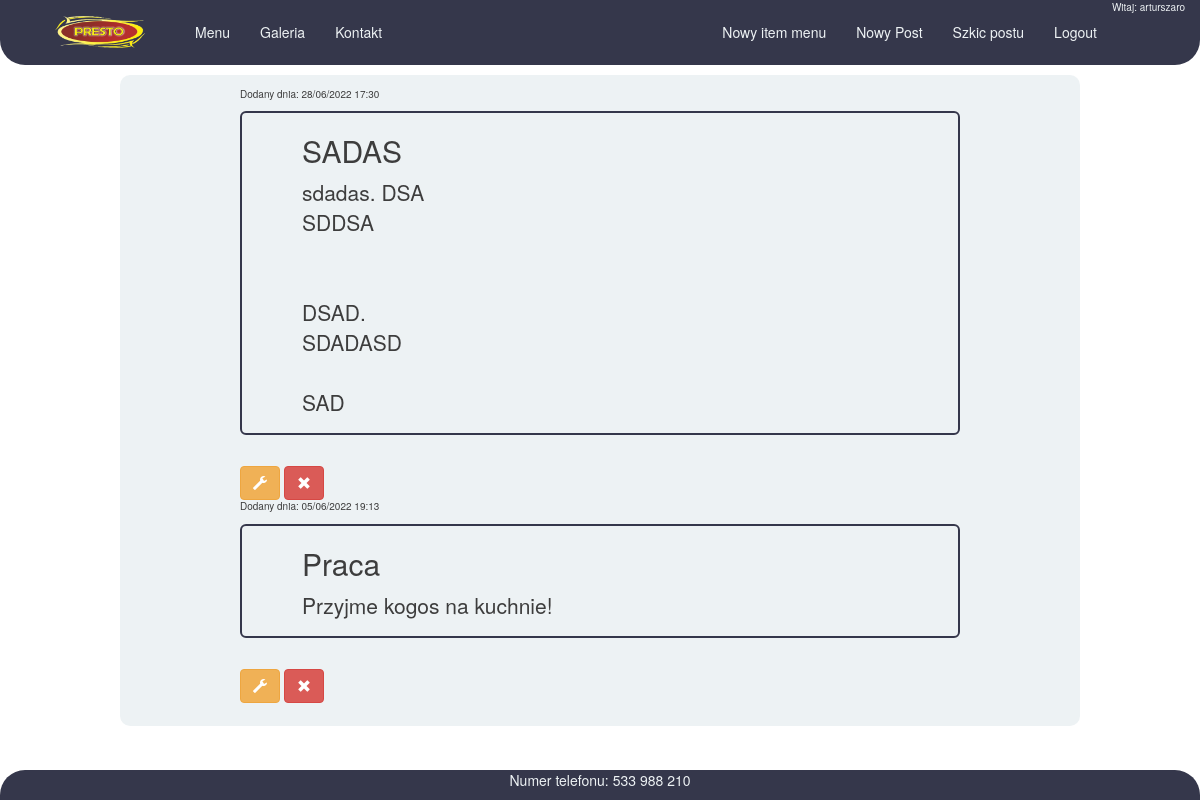
Screenshot of / (signed in) with the database file from the repository.
### PrestoApp/models.py (models this page shows, shortened)
class Post(models.Model):
    author = models.ForeignKey('auth.User', on_delete=models.CASCADE)
    title = models.CharField(max_length=200)
    text = models.TextField()
    create_date = models.DateTimeField(default=timezone.now)
    published_date = models.DateTimeField(blank=True, null=True)

### PrestoApp/views.py (the view)
# urls.py: path('',views.PostListView.as_view(), name='post_list'),
class PostListView(ListView):
    model = Post
    def get_queryset(self):
        return Post.objects.filter(published_date__lte=timezone.now()).order_by('-published_date')

### PrestoApp/templates/PrestoApp/post_list.html
{% extends "PrestoApp/base.html" %}
{% block content %}
<div>
  {% for post in post_list %}
    <div class="post">
      <div class="date">
        <p>Dodany dnia: {{post.published_date|date:"d/m/Y G:i"}}</p>
      </div>
      <div class="posttitle jumbotron">
        <h2>{{post.title}}</h2>
        <p class="post">{{post.text|linebreaksbr}}</p>
      </div>
      {%if user.is_authenticated%}
      <td><a class = 'btn btn-warning glyphicon glyphicon-wrench' href="{% url 'post_edit' pk=post.pk%}"></a>
      <a class = 'btn btn-danger glyphicon glyphicon-remove' href="{% url 'post_remove' pk=post.pk%}"></a></td>
      {%endif%}
    </div>
  {% endfor %}
</div>
{% endblock %}

### PrestoApp/templates/PrestoApp/base.html (shortened to what this page needs)
<!DOCTYPE html>
{% load static %}
<html lang="en" dir="ltr">
  <head>
    <link rel="stylesheet" href="https://maxcdn.bootstrapcdn.com/bootstrap/3.3.7/css/bootstrap.min.css">
    <link rel="stylesheet" href="{% static 'CSS/prestostyle.css' %}">
    <body>
    <nav class= 'navbar navbar-light bg-light '>
      <div class="container">
        <ul class="nav navbar-nav navbar-collapse navbar-left">
          <li><a id="logo" class ='navbar-brand navbar-left bigbrand' href="{% url 'post_list' %}"><img src=" {% static 'IMAGES/logo.png' %} " alt=""></a></li>
          <li><a id="menu" href="{% url 'menu'%}">Menu</a></li>
          <li><a href="{% url 'galeria'%}">Galeria</a></li>
          <li><a href="{% url 'kontakt'%}">Kontakt</a></li>
        </ul>
        <ul class='nav navbar-nav navbar-right '>
            {%if user.is_authenticated%}
              <li><a href="{% url 'itemmenu'%}">Nowy item menu</a></li>
              <li><a href="{% url 'post_new'%}">Nowy Post</a></li>
              <li><a href="{% url 'post_draft_list'%}">Szkic postu</a></li>
              <li><a href="{% url 'logout' %}">Logout</a></li>
              <li id="user">Witaj: {{user.username}}</li>
              {% else %}
              <li><a class='nav navbar-right' href="{% url 'login'%}"><span class= 'glyphicon glyphicon-user'></span></a></li>
              {%endif%}
        </ul>
      </div>
    </nav>
    <div class="bottomcontact">
      <p>Numer telefonu: 533 988 210</p>
    </div>
    <div class="content container">
            {% block content %}
            {% endblock %}
    </div>
  </body>
</html>

### PrestoApp/static/CSS/prestostyle.css (style rules this page uses)
.navbar { background-color: #2b2d42; border: 0px solid #606c38; border-radius: 0px 0px 25px 25px; position: fixed; top: 0; width: 100%; overflow: hidden; opacity: 0.95; z-index:1; height: 65px; }
.container { height: auto; }
.navbar a { margin-top: 7px; color: #edf2f4; }
body { background-image: url("/static/IMAGES/pobrane.jpg"); background-size: 100%; padding-top: 75px; }
.content { margin-left: 10vw; margin-right: 10vw; margin-bottom: 3vw; padding-top: 1vw; padding-left: 10vw; padding-right: 10vw; padding-bottom: 2vw; background: #edf2f4; opacity: 0.95; width: auto; border-radius: 10px; }
.bottomcontact { opacity: 0.95; background-color: #2b2d42; border: 0px solid #606c38; color: #edf2f4; text-align: center; border-radius: 25px 25px 0px 0px; position: fixed; bottom: 0; width: 100%; margin-left: 0; z-index: 1; }
.jumbotron { background:transparent; border: 2px solid #2b2d42; padding-top: 1px; padding-left:1px; padding-bottom: 1px; }
.bigbrand img { width:100px; height:auto; padding-left: 10px; margin-right: 20px; padding-top: 8px; margin-top:8px; }
#logo { margin-top:0px; padding-top: 0px; }
#user { color: #edf2f4; font-size: 10px; }
.date { font-size: 10px; }

### rows the page displays
Post: published_date "28/06/2022 17:30", title "SADAS", text "sdadas. DSA SDDSA DSAD. SDADASD SAD"
Post: published_date "05/06/2022 19:13", title "Praca", text "Przyjme kogos na kuchnie!"

### other values shown
{{ user.username }} "arturszaro"
